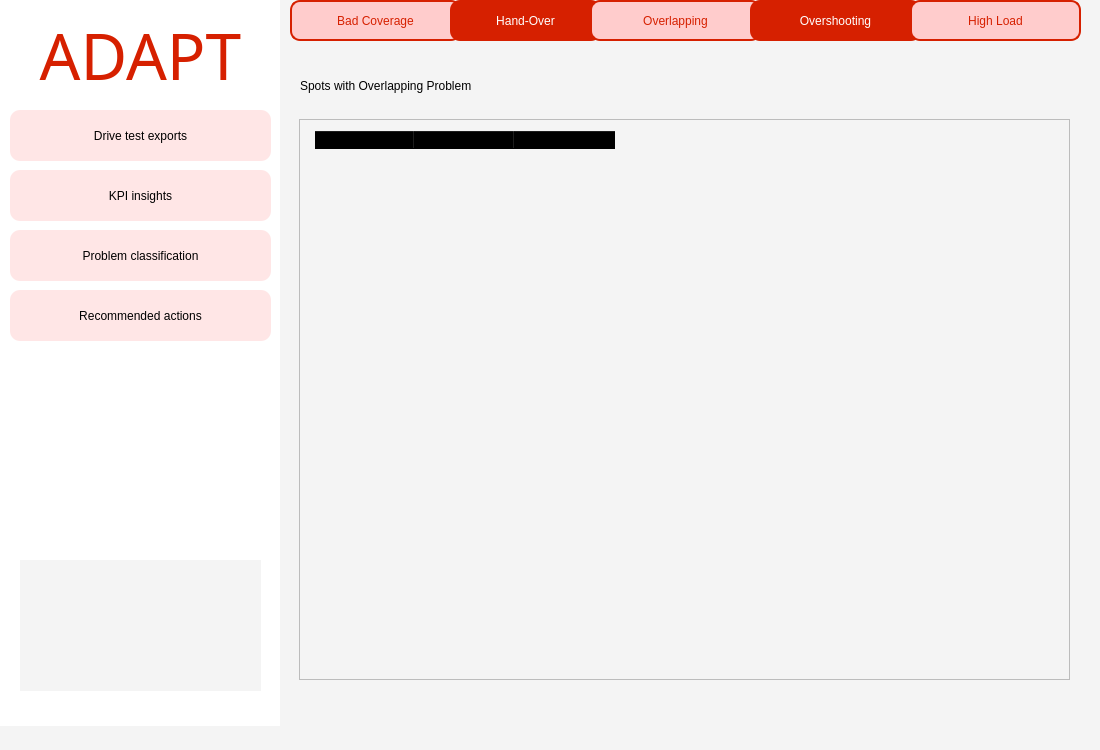
<?xml version="1.0" encoding="UTF-8"?>
<ui version="4.0">
 <class>MainWindow</class>
 <widget class="QMainWindow" name="MainWindow">
  <property name="geometry">
   <rect>
    <x>0</x>
    <y>0</y>
    <width>1100</width>
    <height>750</height>
   </rect>
  </property>
  <property name="windowTitle">
   <string>MainWindow</string>
  </property>
  <property name="styleSheet">
   <string notr="true">
background-color: rgb(244, 244, 244);</string>
  </property>
  <widget class="QWidget" name="centralwidget">
   <widget class="QLabel" name="label_2">
    <property name="geometry">
     <rect>
      <x>-1</x>
      <y>-5</y>
      <width>281</width>
      <height>731</height>
     </rect>
    </property>
    <property name="styleSheet">
     <string notr="true">background-color: rgb(255, 255, 255);</string>
    </property>
    <property name="text">
     <string/>
    </property>
   </widget>
   <widget class="QPushButton" name="exports_button">
    <property name="geometry">
     <rect>
      <x>10</x>
      <y>110</y>
      <width>261</width>
      <height>51</height>
     </rect>
    </property>
    <property name="styleSheet">
     <string notr="true">QPushButton {
    background-color: rgb(255, 230, 230); /* light faded red */
    font: 10pt &quot;Century Gothic&quot;;
    color: black;
    border-radius: 10px;
    border: none;
    padding: 6px 12px;
}

QPushButton:hover {
    background-color: rgb(250, 200, 200); /* slightly deeper red when hovering */
}

QPushButton:pressed {
    background-color: rgb(240, 180, 180); /* deeper red when pressed */
    padding-top: 8px;
    padding-bottom: 4px;
}
</string>
    </property>
    <property name="text">
     <string>Drive test exports</string>
    </property>
    <property name="icon">
     <iconset>
      <normaloff>../../../Downloads/file-export.png</normaloff>../../../Downloads/file-export.png</iconset>
    </property>
    <property name="checkable">
     <bool>false</bool>
    </property>
    <property name="flat">
     <bool>true</bool>
    </property>
   </widget>
   <widget class="QPushButton" name="insights_button">
    <property name="enabled">
     <bool>false</bool>
    </property>
    <property name="geometry">
     <rect>
      <x>10</x>
      <y>170</y>
      <width>261</width>
      <height>51</height>
     </rect>
    </property>
    <property name="styleSheet">
     <string notr="true">QPushButton {
    background-color: rgb(255, 230, 230); /* light faded red */
    font: 10pt &quot;Century Gothic&quot;;
    color: black;
    border-radius: 10px;
    border: none;
    padding: 6px 12px;
}

QPushButton:hover {
    background-color: rgb(250, 200, 200); /* slightly deeper red when hovering */
}

QPushButton:pressed {
    background-color: rgb(240, 180, 180); /* deeper red when pressed */
    padding-top: 8px;
    padding-bottom: 4px;
}
</string>
    </property>
    <property name="text">
     <string>KPI insights</string>
    </property>
    <property name="icon">
     <iconset>
      <normaloff>../../../Downloads/kpi-evaluation (1).png</normaloff>../../../Downloads/kpi-evaluation (1).png</iconset>
    </property>
    <property name="checkable">
     <bool>false</bool>
    </property>
    <property name="flat">
     <bool>true</bool>
    </property>
   </widget>
   <widget class="QPushButton" name="classification_button">
    <property name="geometry">
     <rect>
      <x>10</x>
      <y>230</y>
      <width>261</width>
      <height>51</height>
     </rect>
    </property>
    <property name="styleSheet">
     <string notr="true">QPushButton {
    background-color: rgb(255, 230, 230); /* light faded red */
    font: 10pt &quot;Century Gothic&quot;;
    color: black;
    border-radius: 10px;
    border: none;
    padding: 6px 12px;
}

QPushButton:hover {
    background-color: rgb(250, 200, 200); /* slightly deeper red when hovering */
}

QPushButton:pressed {
    background-color: rgb(240, 180, 180); /* deeper red when pressed */
    padding-top: 8px;
    padding-bottom: 4px;
}
</string>
    </property>
    <property name="text">
     <string>Problem classification</string>
    </property>
    <property name="icon">
     <iconset>
      <normaloff>../../../Downloads/problem-solving.png</normaloff>../../../Downloads/problem-solving.png</iconset>
    </property>
    <property name="checkable">
     <bool>false</bool>
    </property>
    <property name="flat">
     <bool>true</bool>
    </property>
   </widget>
   <widget class="QPushButton" name="actions_button">
    <property name="geometry">
     <rect>
      <x>10</x>
      <y>290</y>
      <width>261</width>
      <height>51</height>
     </rect>
    </property>
    <property name="styleSheet">
     <string notr="true">QPushButton {
    background-color: rgb(255, 230, 230); /* light faded red */
    font: 10pt &quot;Century Gothic&quot;;
    color: black;
    border-radius: 10px;
    border: none;
    padding: 6px 12px;
}

QPushButton:hover {
    background-color: rgb(250, 200, 200); /* slightly deeper red when hovering */
}

QPushButton:pressed {
    background-color: rgb(240, 180, 180); /* deeper red when pressed */
    padding-top: 8px;
    padding-bottom: 4px;
}
</string>
    </property>
    <property name="text">
     <string>Recommended actions</string>
    </property>
    <property name="icon">
     <iconset>
      <normaloff>../../../Downloads/decision-choice.png</normaloff>../../../Downloads/decision-choice.png</iconset>
    </property>
    <property name="checkable">
     <bool>false</bool>
    </property>
    <property name="flat">
     <bool>true</bool>
    </property>
   </widget>
   <widget class="QLabel" name="label_3">
    <property name="geometry">
     <rect>
      <x>300</x>
      <y>60</y>
      <width>481</width>
      <height>51</height>
     </rect>
    </property>
    <property name="styleSheet">
     <string notr="true">font: 75 16pt &quot;Century Gothic&quot;;
</string>
    </property>
    <property name="text">
     <string>Spots with Overlapping Problem</string>
    </property>
   </widget>
   <widget class="QPushButton" name="bad_coverage_button">
    <property name="geometry">
     <rect>
      <x>290</x>
      <y>0</y>
      <width>171</width>
      <height>41</height>
     </rect>
    </property>
    <property name="styleSheet">
     <string notr="true">QPushButton {
    background-color: #FFCCCC;            /* Light red background */
    font: 75 11pt &quot;Century Gothic&quot;;
    color: rgb(214, 32, 0);               /* Deep red text to match border */
    border-radius: 10px;
    border: 2px solid rgb(214, 32, 0);    /* Red outline */
    padding: 5px 10px;
}

QPushButton:pressed {
    padding-top: 7px;
    padding-bottom: 3px;
    background-color: #FF9999;            /* Slightly darker red when pressed */
}

QPushButton:hover {
    background-color: #FFE5E5;            /* Lighter red on hover */
    border-color: rgb(230, 50, 20);       /* Slightly brighter red border */
}
</string>
    </property>
    <property name="text">
     <string>Bad Coverage</string>
    </property>
    <property name="default">
     <bool>false</bool>
    </property>
   </widget>
   <widget class="QPushButton" name="Handover_Button">
    <property name="geometry">
     <rect>
      <x>450</x>
      <y>0</y>
      <width>151</width>
      <height>41</height>
     </rect>
    </property>
    <property name="styleSheet">
     <string notr="true">QPushButton {
    background-color: rgb(214, 32, 0);
    font: 75 11pt &quot;Century Gothic&quot;;
    color: rgb(255, 255, 255);
    border-radius: 10px;
    border: none;
    padding: 5px 10px;
}

QPushButton:pressed {
    padding-top: 7px;
    padding-bottom: 3px;
}

QPushButton:hover {
    background-color: rgb(230, 50, 20);
}

</string>
    </property>
    <property name="text">
     <string>Hand-Over</string>
    </property>
    <property name="default">
     <bool>false</bool>
    </property>
   </widget>
   <widget class="QPushButton" name="Overlapping_button">
    <property name="geometry">
     <rect>
      <x>590</x>
      <y>0</y>
      <width>171</width>
      <height>41</height>
     </rect>
    </property>
    <property name="styleSheet">
     <string notr="true">QPushButton {
    background-color: #FFCCCC;            /* Light red background */
    font: 75 11pt &quot;Century Gothic&quot;;
    color: rgb(214, 32, 0);               /* Deep red text to match border */
    border-radius: 10px;
    border: 2px solid rgb(214, 32, 0);    /* Red outline */
    padding: 5px 10px;
}

QPushButton:pressed {
    padding-top: 7px;
    padding-bottom: 3px;
    background-color: #FF9999;            /* Slightly darker red when pressed */
}

QPushButton:hover {
    background-color: #FFE5E5;            /* Lighter red on hover */
    border-color: rgb(230, 50, 20);       /* Slightly brighter red border */
}
</string>
    </property>
    <property name="text">
     <string>Overlapping</string>
    </property>
    <property name="default">
     <bool>false</bool>
    </property>
   </widget>
   <widget class="QPushButton" name="OvershootingButton">
    <property name="geometry">
     <rect>
      <x>750</x>
      <y>0</y>
      <width>171</width>
      <height>41</height>
     </rect>
    </property>
    <property name="styleSheet">
     <string notr="true">QPushButton {
    background-color: rgb(214, 32, 0);
    font: 75 11pt &quot;Century Gothic&quot;;
    color: rgb(255, 255, 255);
    border-radius: 10px;
    border: none;
    padding: 5px 10px;
}

QPushButton:pressed {
    padding-top: 7px;
    padding-bottom: 3px;
}

QPushButton:hover {
    background-color: rgb(230, 50, 20);
}

</string>
    </property>
    <property name="text">
     <string>Overshooting</string>
    </property>
    <property name="default">
     <bool>false</bool>
    </property>
   </widget>
   <widget class="QPushButton" name="Highload_button">
    <property name="geometry">
     <rect>
      <x>910</x>
      <y>0</y>
      <width>171</width>
      <height>41</height>
     </rect>
    </property>
    <property name="styleSheet">
     <string notr="true">QPushButton {
    background-color: #FFCCCC;            /* Light red background */
    font: 75 11pt &quot;Century Gothic&quot;;
    color: rgb(214, 32, 0);               /* Deep red text to match border */
    border-radius: 10px;
    border: 2px solid rgb(214, 32, 0);    /* Red outline */
    padding: 5px 10px;
}

QPushButton:pressed {
    padding-top: 7px;
    padding-bottom: 3px;
    background-color: #FF9999;            /* Slightly darker red when pressed */
}

QPushButton:hover {
    background-color: #FFE5E5;            /* Lighter red on hover */
    border-color: rgb(230, 50, 20);       /* Slightly brighter red border */
}
</string>
    </property>
    <property name="text">
     <string>High Load</string>
    </property>
    <property name="default">
     <bool>false</bool>
    </property>
   </widget>
   <widget class="QWidget" name="verticalLayoutWidget">
    <property name="geometry">
     <rect>
      <x>299</x>
      <y>119</y>
      <width>771</width>
      <height>561</height>
     </rect>
    </property>
    <layout class="QVBoxLayout" name="verticalLayout_2">
     <item>
      <widget class="QScrollArea" name="scrollArea">
       <property name="widgetResizable">
        <bool>true</bool>
       </property>
       <widget class="QWidget" name="scrollAreaWidgetContents">
        <property name="geometry">
         <rect>
          <x>0</x>
          <y>0</y>
          <width>767</width>
          <height>557</height>
         </rect>
        </property>
        <property name="styleSheet">
         <string notr="true">/* Horizontal ScrollBar */
QScrollBar:horizontal {
    border: none;
    background: #f0f0f0;
    height: 12px;
    margin: 0px 0px 0px 0px;
}

QScrollBar::handle:horizontal {
    background: #e60000;
    min-width: 20px;
    border-radius: 6px;
}

QScrollBar::handle:horizontal:hover {
    background: #cc0000;
}

QScrollBar::add-line:horizontal,
QScrollBar::sub-line:horizontal {
    width: 0px;
    subcontrol-origin: margin;
}

QScrollBar::add-page:horizontal,
QScrollBar::sub-page:horizontal {
    background: none;
}

/* Vertical ScrollBar */
QScrollBar:vertical {
    border: none;
    background: #f0f0f0;
    width: 12px;
    margin: 0px 0px 0px 0px;
}

QScrollBar::handle:vertical {
    background: #e60000;
    min-height: 20px;
    border-radius: 6px;
}

QScrollBar::handle:vertical:hover {
    background: #cc0000;
}

QScrollBar::add-line:vertical,
QScrollBar::sub-line:vertical {
    height: 0px;
    subcontrol-origin: margin;
}

QScrollBar::add-page:vertical,
QScrollBar::sub-page:vertical {
    background: none;
}

/* Remove QFrame border (optional for scroll areas) */
QFrame {
    border: none;
    background: transparent;
}
</string>
        </property>
        <widget class="QWidget" name="OverlappingListContainer" native="true">
         <property name="geometry">
          <rect>
           <x>10</x>
           <y>10</y>
           <width>751</width>
           <height>541</height>
          </rect>
         </property>
         <widget class="QTableWidget" name="OverlappingTable">
          <property name="geometry">
           <rect>
            <x>5</x>
            <y>1</y>
            <width>741</width>
            <height>531</height>
           </rect>
          </property>
          <attribute name="verticalHeaderShowSortIndicator" stdset="0">
           <bool>false</bool>
          </attribute>
          <column>
           <property name="text">
            <string>Spot_Area_Num </string>
           </property>
          </column>
          <column>
           <property name="text">
            <string>SINR Range increase</string>
           </property>
          </column>
          <column>
           <property name="text">
            <string>See on Map</string>
           </property>
          </column>
         </widget>
        </widget>
       </widget>
      </widget>
     </item>
    </layout>
   </widget>
   <widget class="QLabel" name="label_4">
    <property name="geometry">
     <rect>
      <x>20</x>
      <y>10</y>
      <width>241</width>
      <height>91</height>
     </rect>
    </property>
    <property name="font">
     <font>
      <family>Britannic Bold</family>
      <pointsize>34</pointsize>
      <weight>50</weight>
      <italic>false</italic>
      <bold>false</bold>
     </font>
    </property>
    <property name="styleSheet">
     <string notr="true">color:rgb(214, 32, 0);
font: 34pt &quot;Britannic Bold&quot;;
background-color: rgb(255, 255, 255);



</string>
    </property>
    <property name="text">
     <string>&lt;html&gt;&lt;head/&gt;&lt;body&gt;&lt;p align=&quot;center&quot;&gt;&lt;span style=&quot; font-size:48pt;&quot;&gt;ADAPT&lt;/span&gt;&lt;/p&gt;&lt;/body&gt;&lt;/html&gt;</string>
    </property>
   </widget>
   <widget class="QLabel" name="label_7">
    <property name="geometry">
     <rect>
      <x>20</x>
      <y>560</y>
      <width>241</width>
      <height>131</height>
     </rect>
    </property>
    <property name="frameShape">
     <enum>QFrame::NoFrame</enum>
    </property>
    <property name="frameShadow">
     <enum>QFrame::Plain</enum>
    </property>
    <property name="text">
     <string/>
    </property>
    <property name="pixmap">
     <pixmap>../Vodafone-Logo.png</pixmap>
    </property>
    <property name="scaledContents">
     <bool>true</bool>
    </property>
   </widget>
  </widget>
  <widget class="QMenuBar" name="menubar">
   <property name="geometry">
    <rect>
     <x>0</x>
     <y>0</y>
     <width>1100</width>
     <height>26</height>
    </rect>
   </property>
  </widget>
  <widget class="QStatusBar" name="statusbar"/>
 </widget>
 <resources/>
 <connections/>
</ui>
